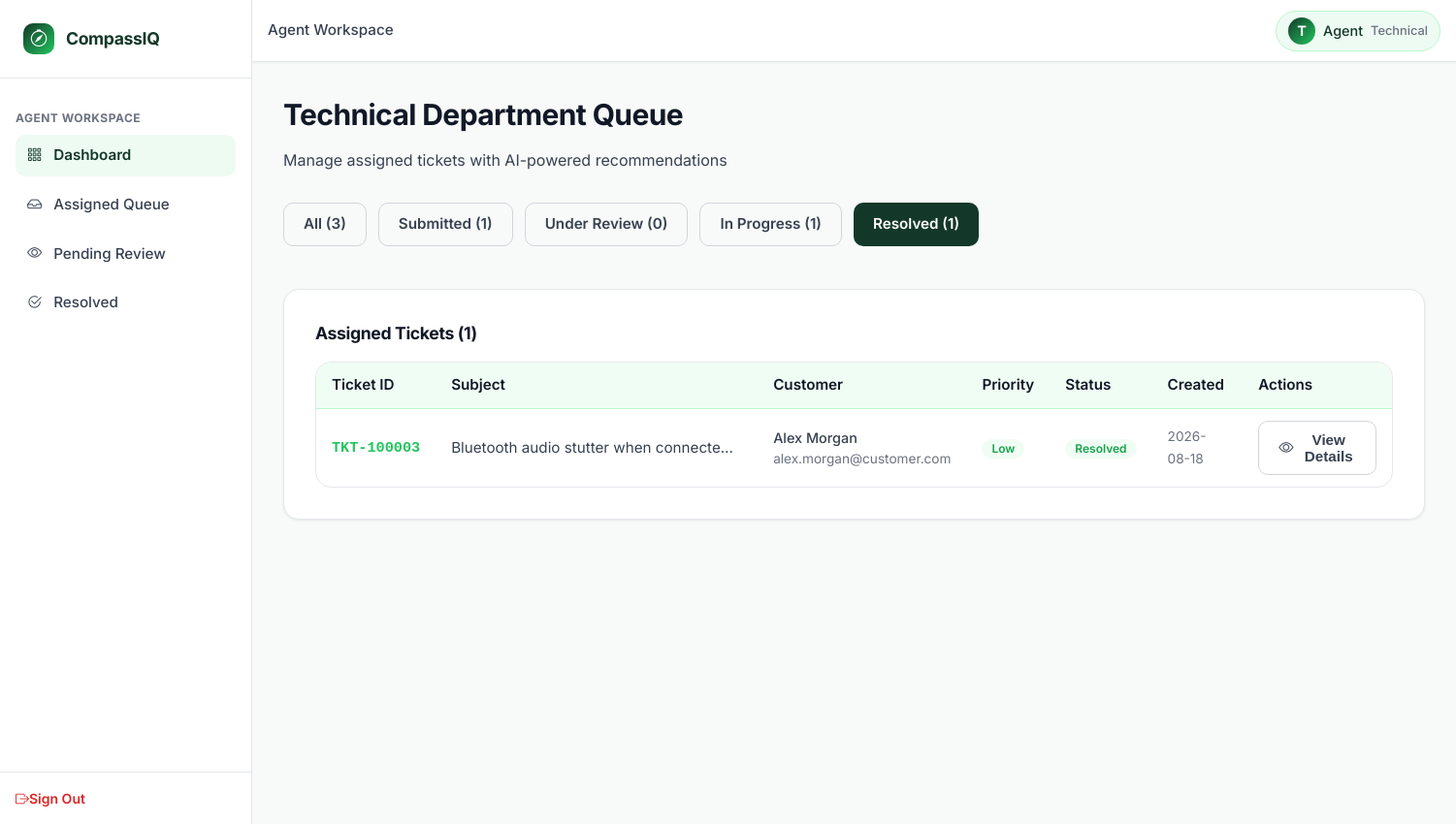
The page /agent/dashboard?status=Resolved (signed in) on the database its author committed.
### tables this page shows
CREATE TABLE users (
    user_id INTEGER PRIMARY KEY AUTOINCREMENT,
    full_name TEXT NOT NULL,
    email TEXT UNIQUE NOT NULL,
    password_hash TEXT NOT NULL,
    role TEXT NOT NULL DEFAULT 'customer' CHECK(role IN ('customer', 'agent', 'admin')),
    department TEXT DEFAULT 'None' CHECK(department IN ('Technical', 'Billing', 'Account', 'General Inquiry', 'None')),
    bill_no_product_id TEXT,
    account_status TEXT DEFAULT 'PENDING' CHECK(account_status IN ('PENDING', 'APPROVED', 'REJECTED', 'BANNED')),
    created_at DATETIME DEFAULT CURRENT_TIMESTAMP
);

CREATE TABLE tickets (
    ticket_id TEXT PRIMARY KEY,
    customer_id INTEGER NOT NULL,
    subject TEXT NOT NULL,
    description TEXT NOT NULL,
    predicted_category TEXT NOT NULL CHECK(predicted_category IN ('Technical', 'Billing', 'Account', 'General Inquiry', 'Fraud')),
    predicted_priority TEXT NOT NULL CHECK(predicted_priority IN ('Low', 'Medium', 'High', 'Critical')),
    assigned_department TEXT NOT NULL CHECK(assigned_department IN ('Technical', 'Billing', 'Account', 'General Inquiry', 'Admin_Fraud')),
    status TEXT DEFAULT 'Submitted' CHECK(status IN ('Submitted', 'Under Review', 'In Progress', 'Resolved', 'Closed')),
    assigned_agent_id INTEGER,
    resolution_notes TEXT,
    satisfaction_score INTEGER CHECK(satisfaction_score BETWEEN 1 AND 5),
    customer_feedback TEXT,
    created_at DATETIME DEFAULT CURRENT_TIMESTAMP,
    resolved_at DATETIME,
    CONSTRAINT fk_ticket_customer FOREIGN KEY (customer_id) REFERENCES users (user_id) ON DELETE CASCADE,
    CONSTRAINT fk_ticket_agent FOREIGN KEY (assigned_agent_id) REFERENCES users (user_id) ON DELETE SET NULL
);

### app.py (the view)
@app.route('/agent/dashboard')
@agent_required
def agent_dashboard():
    agent_dept = g.user['department']
    status_filter = request.args.get('status', 'all')
    sql = """
        SELECT t.*, u.full_name as customer_name, u.email as customer_email,
               a.full_name as agent_name
        FROM tickets t
        JOIN users u ON t.customer_id = u.user_id
        LEFT JOIN users a ON t.assigned_agent_id = a.user_id
        WHERE t.assigned_department = ?
    """
    params = [agent_dept]
    if status_filter != 'all':
        sql += " AND t.status = ?"
        params.append(status_filter)
    sql += " ORDER BY CASE t.predicted_priority WHEN 'Critical' THEN 1 WHEN 'High' THEN 2 WHEN 'Medium' THEN 3 WHEN 'Low' THEN 4 ELSE 5 END, t.created_at DESC"
    tickets = query_db(sql, tuple(params))
    counts = query_db(
        """SELECT
            COUNT(*) as total,
            SUM(status = 'Submitted') as count_submitted,
            SUM(status = 'Under Review') as count_under_review,
            SUM(status = 'In Progress') as count_in_progress,
            SUM(status = 'Resolved') as count_resolved
           FROM tickets
           WHERE assigned_department = ?""",
        (agent_dept,),
        one=True
    )
    return render_template(
        'department_dashboard.html',
        tickets=tickets,
        counts=counts or {},
        current_status=status_filter,
        department=agent_dept
    )

### templates/department_dashboard.html (shortened to what this page needs)
{% extends 'base.html' %}
{% block breadcrumb %}Agent Workspace{% endblock %}
{% block content %}
<div class="page-header">
    <h1 class="page-title">{{ department }} Department Queue</h1>
    <p class="page-subtitle">Manage assigned tickets with AI-powered recommendations</p>
</div>
<div style="display: flex; gap: var(--spacing-md); margin-bottom: var(--spacing-2xl); overflow-x: auto; padding-bottom: var(--spacing-md);">
    <a href="{{ url_for('agent_dashboard', status='all') }}" class="btn {% if current_status == 'all' %}btn-primary{% else %}btn-secondary{% endif %}">
        All ({{ counts.total or 0 }})
    </a>
    <a href="{{ url_for('agent_dashboard', status='Submitted') }}" class="btn {% if current_status == 'Submitted' %}btn-primary{% else %}btn-secondary{% endif %}">
        Submitted ({{ counts.count_submitted or 0 }})
    </a>
    <a href="{{ url_for('agent_dashboard', status='Under Review') }}" class="btn {% if current_status == 'Under Review' %}btn-primary{% else %}btn-secondary{% endif %}">
        Under Review ({{ counts.count_under_review or 0 }})
    </a>
    <a href="{{ url_for('agent_dashboard', status='In Progress') }}" class="btn {% if current_status == 'In Progress' %}btn-primary{% else %}btn-secondary{% endif %}">
        In Progress ({{ counts.count_in_progress or 0 }})
    </a>
    <a href="{{ url_for('agent_dashboard', status='Resolved') }}" class="btn {% if current_status == 'Resolved' %}btn-primary{% else %}btn-secondary{% endif %}">
        Resolved ({{ counts.count_resolved or 0 }})
    </a>
</div>
<div class="card">
    <div style="padding: var(--spacing-lg);">
        <h3 style="margin: 0 0 var(--spacing-lg) 0; font-size: 1.1rem;">Assigned Tickets ({{ tickets|length }})</h3>
        {% if tickets|length == 0 %}
            <div style="padding: var(--spacing-3xl) var(--spacing-lg); text-align: center; color: var(--text-muted);">
                <i class="bi bi-inbox" style="font-size: 2rem; display: block; margin-bottom: var(--spacing-lg);"></i>
                <p>No tickets in this queue</p>
            </div>
        {% else %}
            <div class="table-container">
                <table class="enterprise-table">
                    <thead>
                        <tr>
                            <th>Ticket ID</th>
                            <th>Subject</th>
                            <th>Customer</th>
                            <th>Priority</th>
                            <th>Status</th>
                            <th>Created</th>
                            <th>Actions</th>
                        </tr>
                    </thead>
                    <tbody>
                        {% for ticket in tickets %}
                            <tr>
                                <td>
                                    <span class="no-wrap" style="font-family: 'Courier New', monospace; font-weight: var(--font-weight-bold); color: var(--accent-green);">{{ ticket.ticket_id }}</span>
                                </td>
                                <td>
                                    <div style="max-width: 300px; overflow: hidden; text-overflow: ellipsis; white-space: nowrap;">
                                        {{ ticket.subject }}
                                    </div>
                                </td>
                                <td>
                                    <div style="font-size: 0.9rem;">
                                        <div style="font-weight: 500;">{{ ticket.customer_name }}</div>
                                        <div style="color: var(--text-muted); font-size: 0.85rem;">{{ ticket.customer_email }}</div>
                                    </div>
                                </td>
                                <td>
                                    <span class="badge badge-priority-{{ ticket.predicted_priority }}">{{ ticket.predicted_priority }}</span>
                                </td>
                                <td>
                                    <span class="badge badge-status-{{ ticket.status|replace(' ', '') }}">{{ ticket.status }}</span>
                                </td>
                                <td>
                                    <span class="text-muted" style="font-size: 0.85rem;">{{ ticket.created_at[:10] if ticket.created_at else '' }}</span>
                                </td>
                                <td>
                                    <button type="button" class="btn btn-secondary btn-sm" onclick="openTicketModal('{{ ticket.ticket_id }}')">
                                        <i class="bi bi-eye"></i> View Details
                                    </button>
                                </td>
                            </tr>
                        {% endfor %}
                    </tbody>
                </table>
            </div>
        {% endif %}
    </div>
</div>
{% endblock %}

### templates/base.html (shortened to what this page needs)
<!DOCTYPE html>
<html lang="en">
<head>
    <link rel="stylesheet" href="https://cdn.jsdelivr.net/npm/bootstrap-icons@1.11.3/font/bootstrap-icons.min.css">
    <link rel="stylesheet" href="{{ url_for('static', filename='css/variables.css') }}">
    <link rel="stylesheet" href="{{ url_for('static', filename='css/components.css') }}">
    <link rel="stylesheet" href="{{ url_for('static', filename='css/style.css') }}">
</head>
<body>
    <div id="app">
        <aside class="sidebar" id="sidebar">
            <a href="{{ url_for('index') }}" class="sidebar-brand">
                <div class="sidebar-brand-icon">
                    <i class="bi bi-compass"></i>
                </div>
                <div class="sidebar-brand-text">CompassIQ</div>
            </a>
            <nav class="sidebar-nav">
                {% if g.user %}
                    {% if g.user.role == 'customer' %}
                        <div class="nav-section-title">Main</div>
                        <div class="nav-item">
                            <a href="{{ url_for('customer_dashboard') }}" class="nav-link {% if request.endpoint == 'customer_dashboard' %}active{% endif %}">
                                <i class="bi bi-grid-3x3-gap"></i>
                                <span>Dashboard</span>
                            </a>
                        </div>
                        <div class="nav-item">
                            <a href="{{ url_for('customer_dashboard') }}" class="nav-link">
                                <i class="bi bi-plus-circle"></i>
                                <span>Create Ticket</span>
                            </a>
                        </div>
                        <div class="nav-section-title mt-4">My Activity</div>
                        <div class="nav-item">
                            <a href="{{ url_for('customer_dashboard') }}" class="nav-link">
                                <i class="bi bi-clock-history"></i>
                                <span>Ticket History</span>
                            </a>
                        </div>
                        <div class="nav-item">
                            <a href="{{ url_for('customer_dashboard') }}" class="nav-link">
                                <i class="bi bi-person-circle"></i>
                                <span>Profile</span>
                            </a>
                        </div>
                    {% elif g.user.role == 'agent' %}
                        <div class="nav-section-title">Agent Workspace</div>
                        <div class="nav-item">
                            <a href="{{ url_for('agent_dashboard') }}" class="nav-link {% if request.endpoint == 'agent_dashboard' %}active{% endif %}">
                                <i class="bi bi-grid-3x3-gap"></i>
                                <span>Dashboard</span>
                            </a>
                        </div>
                        <div class="nav-item">
                            <a href="{{ url_for('agent_dashboard') }}" class="nav-link">
                                <i class="bi bi-inbox"></i>
                                <span>Assigned Queue</span>
                            </a>
                        </div>
                        <div class="nav-item">
                            <a href="{{ url_for('agent_dashboard') }}" class="nav-link">
                                <i class="bi bi-eye"></i>
                                <span>Pending Review</span>
                            </a>
                        </div>
                        <div class="nav-item">
                            <a href="{{ url_for('agent_dashboard') }}" class="nav-link">
                                <i class="bi bi-check2-circle"></i>
                                <span>Resolved</span>
                            </a>
                        </div>
                    {% endif %}
                {% endif %}
            </nav>
            <div class="sidebar-footer">
                {% if g.user %}
                    <a href="{{ url_for('logout') }}" class="sign-out-link">
                        <i class="bi bi-box-arrow-right me-2"></i>Sign Out
                    </a>
                {% endif %}
            </div>
        </aside>
        <header class="header">
            <div class="header-left">
                <div class="header-breadcrumb">
                    {% block breadcrumb %}Dashboard{% endblock %}
                </div>
            </div>
            <div class="header-actions">
                {% if g.user %}
                    <a href="#" class="user-profile-pill">
                        <div class="user-avatar">{{ g.user.full_name[0].upper() }}</div>
                        <span>{{ g.user.role|title }}</span>
                        {% if g.user.department and g.user.department != 'None' %}
                            <span style="font-size: 0.8rem; color: var(--text-muted);">{{ g.user.department }}</span>
                        {% endif %}
                    </a>
                {% endif %}
            </div>
        </header>
        <main class="main-content">
            {% block content %}{% endblock %}
        </main>
    </div>
</body>
</html>

### rows shown on the page
users: user "T", user.role "Agent", user.department "Technical", department "Technical"
tickets: ticket_id "TKT-100003", subject "Bluetooth audio stutter when connecte…", customer_name "Alex Morgan", customer_email "alex.morgan@customer.com", predicted_priority "Low", status "Resolved", created_at "2026-08-18"

### other values the page prints
{{ counts.total or 0 }} "3"
{{ counts.count_submitted or 0 }} "1"
{{ counts.count_under_review or 0 }} "0"
{{ counts.count_in_progress or 0 }} "1"
{{ counts.count_resolved or 0 }} "1"
{{ tickets|length }} "1"
